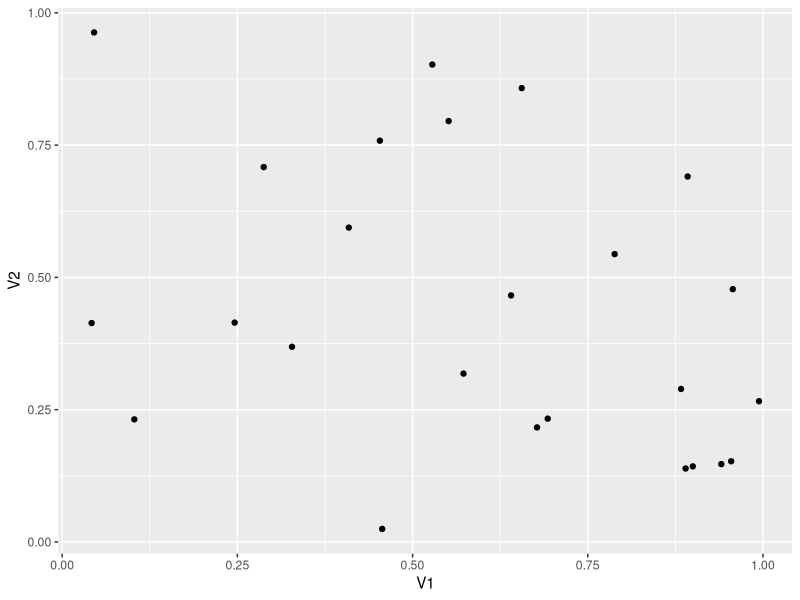
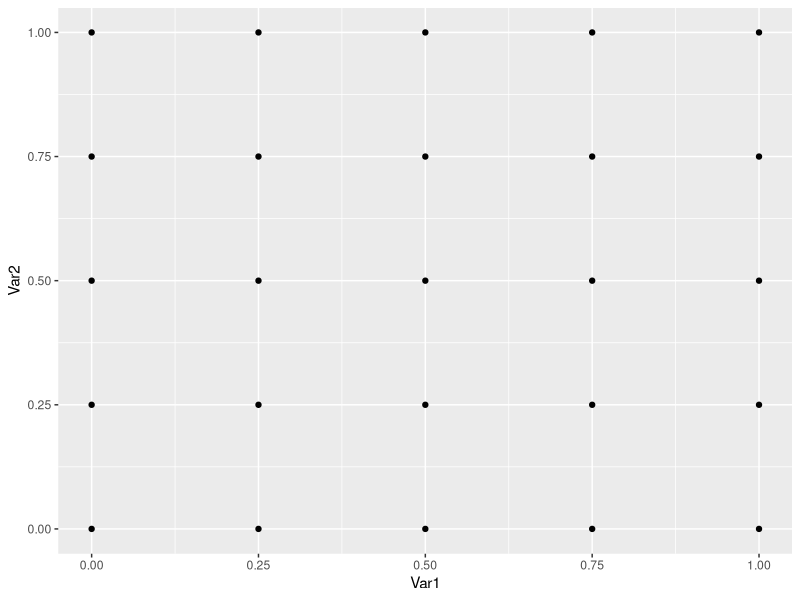
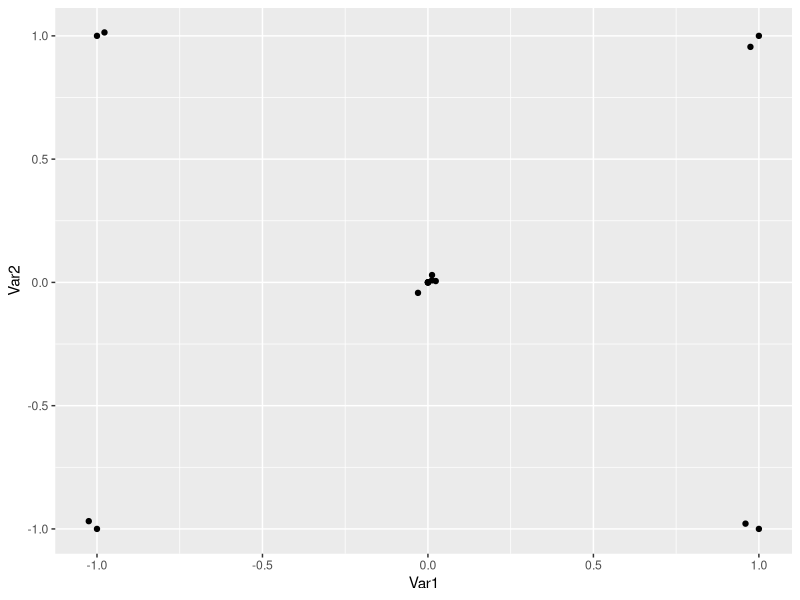
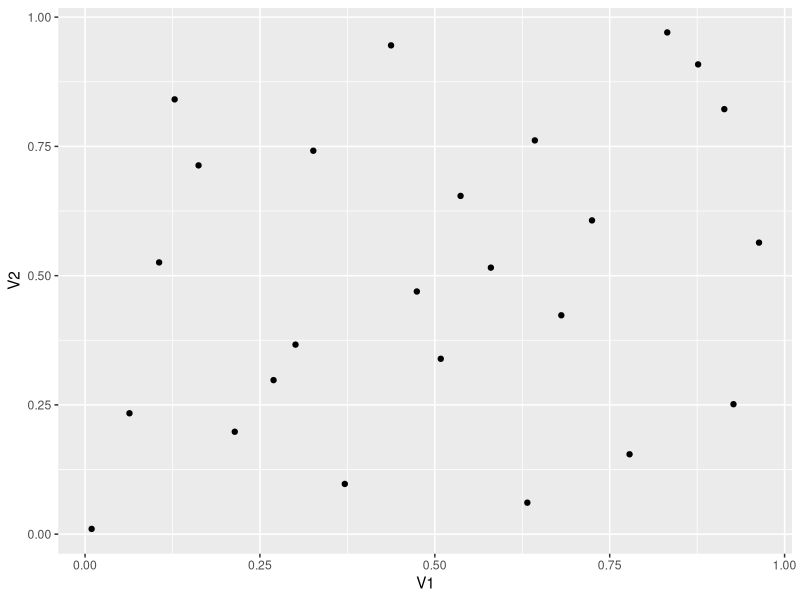
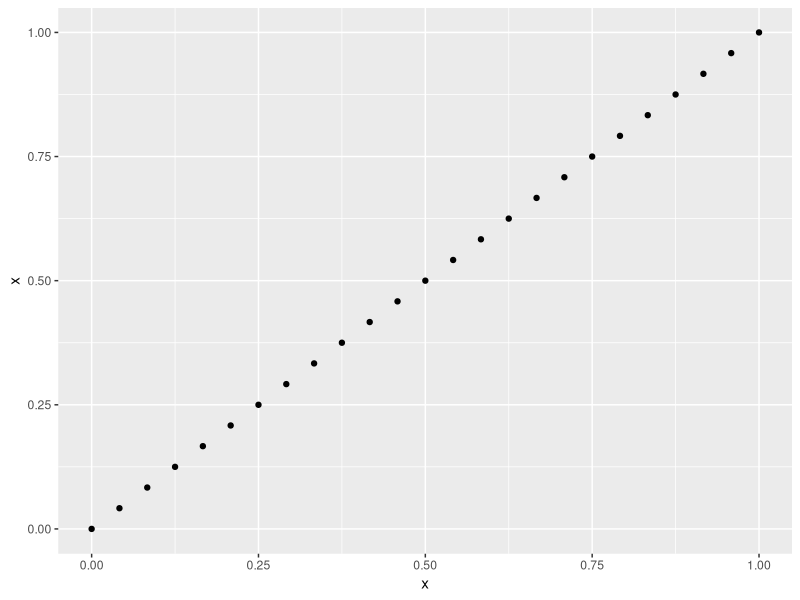
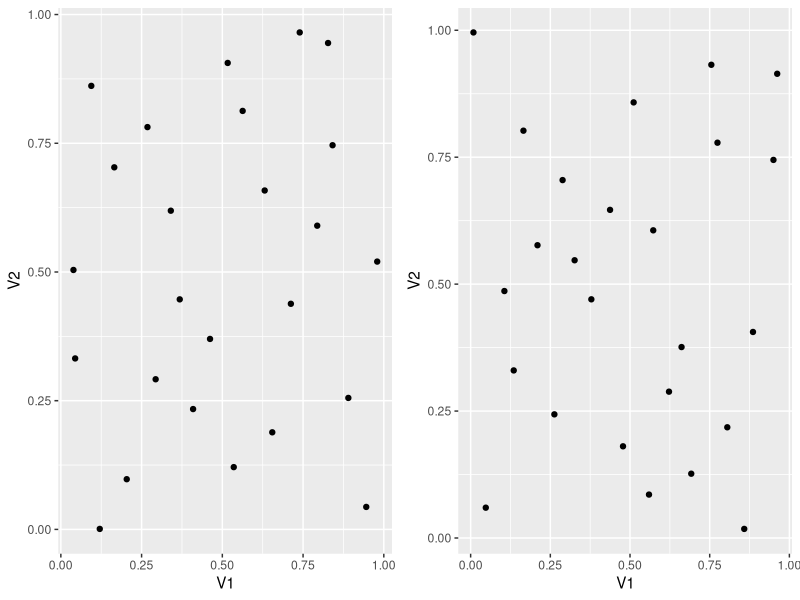
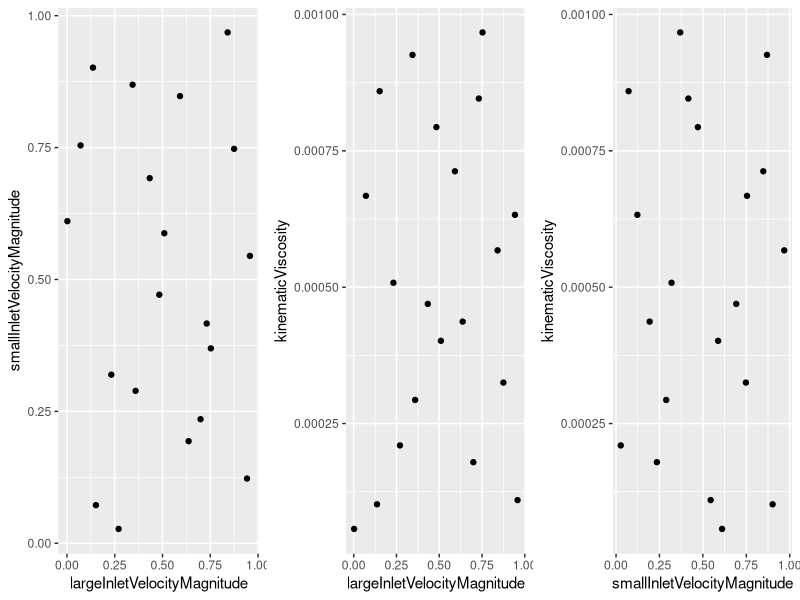

Generate these figures, in order, with R:
## ---- chunk 1
knitr::opts_chunk$set(dev = "pdf", out.width = "50%", fig.align = "center")
par(mar = c(3, 3, 2, 1), mgp = c(2, .7, 0), tck = -.01, las = 1)
set.seed(123)
library(ggplot2)
library(gridExtra)
## ---- chunk 2
N_sim <- 25
N_input <- 2
X <- matrix(runif(N_sim * N_input), ncol = N_input, nrow = N_sim)
## ---- chunk 3
ggplot(as.data.frame(X), aes(x = V1, y = V2)) +
  geom_point()
## ---- chunk 4
x <- seq(0, 1, length = sqrt(N_sim))
X <- expand.grid(x, x)
## ---- chunk 5
ggplot(as.data.frame(X), aes(x = Var1, y = Var2)) +
  geom_point()
## ---- chunk 6
X <- structure(c(
  0, 1, 0, 0, -1, 0, 1, -1, 0, -1, 0, 0, -1, 0, 1,
  1
), .Dim = c(8L, 2L), .Dimnames = list(c(
  "1", "2", "3", "4",
  "5", "6", "7", "8"
), c("Var1", "Var2")))
ggplot(as.data.frame(X), aes(x = Var1, y = Var2)) +
  geom_point() +
  geom_jitter(width = 0.05, height = 0.05)
## ---- chunk 7
library(lhs)
X <- maximinLHS(N_sim, N_input)
## ---- chunk 8
ggplot(as.data.frame(X), aes(x = V1, y = V2)) +
  geom_point()
## ---- chunk 9
x <- seq(0, 1, length = N_sim)
qplot(x, x)
## ---- chunk 10
p1 <- ggplot(as.data.frame(maximinLHS(N_sim, N_input)), aes(x = V1, y = V2)) +
  geom_point()
p2 <- ggplot(as.data.frame(maximinLHS(N_sim, N_input)), aes(x = V1, y = V2)) +
  geom_point()
grid.arrange(p1, p2, ncol = 2)
## ---- chunk 11
f <- function(x1, x2) {
  return(10 * sin(pi * x1 * x2))
}
## ---- chunk 12
n_runs <- 20
n_inputs <- 2
initial_grid <- maximinLHS(n_runs, n_inputs)
## ---- chunk 13
n_runs <- 20
n_inputs <- 3
initial_grid <- maximinLHS(n_runs, n_inputs)
## ---- chunk 14
df_grid <- data.frame(
  largeInletVelocityMagnitude = initial_grid[,1],
  smallInletVelocityMagnitude = initial_grid[,2],
  kinematicViscosity = initial_grid[,3]*(1e-5 - 1e-3) + 1e-3
)
p1 <- ggplot(df_grid, aes(x = largeInletVelocityMagnitude, y = smallInletVelocityMagnitude)) + 
  geom_point()
p2 <- ggplot(df_grid, aes(x = largeInletVelocityMagnitude, y = kinematicViscosity)) + 
  geom_point()
p3 <- ggplot(df_grid, aes(x = smallInletVelocityMagnitude, y = kinematicViscosity)) + 
  geom_point()
grid.arrange(p1, p2, p3, ncol = 3)
